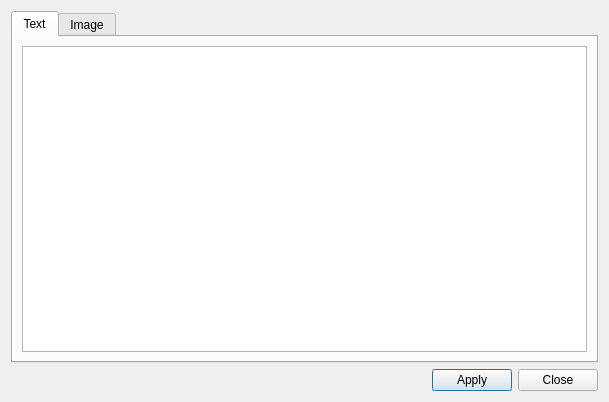
<?xml version="1.0" encoding="UTF-8"?>
<ui version="4.0">
 <class>BlobEditor</class>
 <widget class="QDialog" name="BlobEditor">
  <property name="geometry">
   <rect>
    <x>0</x>
    <y>0</y>
    <width>609</width>
    <height>402</height>
   </rect>
  </property>
  <property name="windowTitle">
   <string>Dialog</string>
  </property>
  <layout class="QVBoxLayout" name="verticalLayout">
   <item>
    <widget class="QTabWidget" name="tabs">
     <property name="currentIndex">
      <number>0</number>
     </property>
     <widget class="QWidget" name="tabText">
      <attribute name="title">
       <string>Text</string>
      </attribute>
      <layout class="QVBoxLayout" name="verticalLayout_3">
       <item>
        <widget class="QPlainTextEdit" name="edtPlainText"/>
       </item>
      </layout>
     </widget>
     <widget class="QWidget" name="tabImage">
      <attribute name="title">
       <string>Image</string>
      </attribute>
      <layout class="QVBoxLayout" name="verticalLayout_2">
       <item>
        <widget class="QLabel" name="lblImage">
         <property name="text">
          <string/>
         </property>
        </widget>
       </item>
      </layout>
     </widget>
    </widget>
   </item>
   <item>
    <layout class="QHBoxLayout" name="horizontalLayout">
     <item>
      <spacer name="horizontalSpacer">
       <property name="orientation">
        <enum>Qt::Horizontal</enum>
       </property>
       <property name="sizeHint" stdset="0">
        <size>
         <width>40</width>
         <height>20</height>
        </size>
       </property>
      </spacer>
     </item>
     <item>
      <widget class="QPushButton" name="btnApply">
       <property name="text">
        <string>Apply</string>
       </property>
      </widget>
     </item>
     <item>
      <widget class="QPushButton" name="btnClose">
       <property name="text">
        <string>Close</string>
       </property>
      </widget>
     </item>
    </layout>
   </item>
  </layout>
 </widget>
 <resources/>
 <connections/>
</ui>
